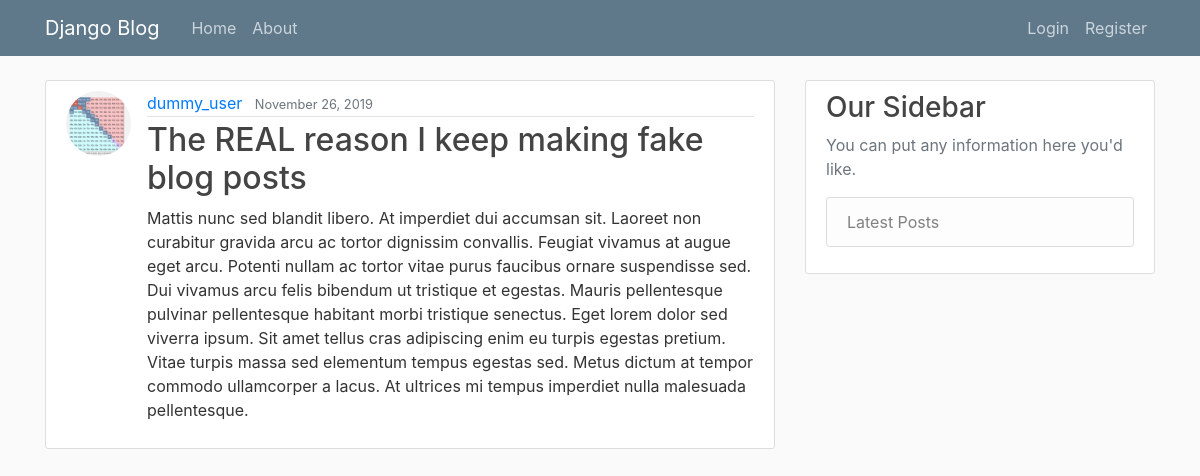
Screenshot of /post/11/ with the database file from the repository.
### blog/models.py (models this page shows, shortened)
class Post(models.Model):
    title = models.CharField(max_length=100)
    content = models.TextField()
    date_posted = models.DateTimeField(default=timezone.now)
    author = models.ForeignKey(User, on_delete=models.CASCADE)

### users/models.py (models this page shows, shortened)
class Profile(models.Model):
    user = models.OneToOneField(User, on_delete=models.CASCADE)
    image = models.ImageField(default='default.jpg', upload_to='profile_pics')

### blog/views.py (the view)
# urls.py: path('post/<int:pk>/', PostDetailView.as_view(), name='post-detail'),
class PostDetailView(DetailView):
    model = Post

### blog/templates/blog/post_detail.html (shortened to what this page needs)
{% extends "blog/base.html" %}
{% block content %}
  <article class="media content-section">
    <img class="rounded-circle article-img" src="{{ object.author.profile.image.url }}">
    <div class="media-body">
      <div class="article-metadata">
        <a class="mr-2" href="#">{{ object.author }}</a>
        <small class="text-muted">{{ object.date_posted|date:"F d, Y" }}</small>
      </div>
      <h2 class="article-title">{{ object.title }}</h2>
      <p class="article-content">{{ object.content }}</p>
    </div>
  </article>
{% endblock content %}

### blog/static/blog/main.css (style rules this page uses)
body { background: #fafafa; color: #333333; margin-top: 5rem; }
h1, h2, h3, h4, h5, h6 { color: #444444; }
.content-section { background: #ffffff; padding: 10px 20px; border: 1px solid #dddddd; border-radius: 3px; margin-bottom: 20px; }
.article-title { color: #444444; }
.article-content { white-space: pre-line; }
.article-img { height: 65px; width: 65px; margin-right: 16px; }
.article-metadata { padding-bottom: 1px; margin-bottom: 4px; border-bottom: 1px solid #e3e3e3 }

### rows the page displays
Post: author.profile.image (picture), author "dummy_user", date_posted "November 26, 2019", title "The REAL reason I keep making fake blog posts", content "Mattis nunc sed blandit libero. At imperdiet dui accumsan sit. Laoreet non curabitur gravida arcu ac tortor dignissim convallis. Feugiat vivamus at augue eget arcu. Potenti nullam ac tortor vitae purus faucibus ornare suspendisse sed. Dui vivamus arcu felis bibendum ut tristique et egestas. Mauris pellentesque pulvinar pellentesque habitant morbi tristique senectus. Eget lorem dolor sed viverra ipsum. Sit amet tellus cras adipiscing enim eu turpis egestas pretium. Vitae turpis massa sed elementum tempus egestas sed. Metus dictum at tempor commodo ullamcorper a lacus. At ultrices mi tempus imperdiet nulla malesuada pellentesque."
